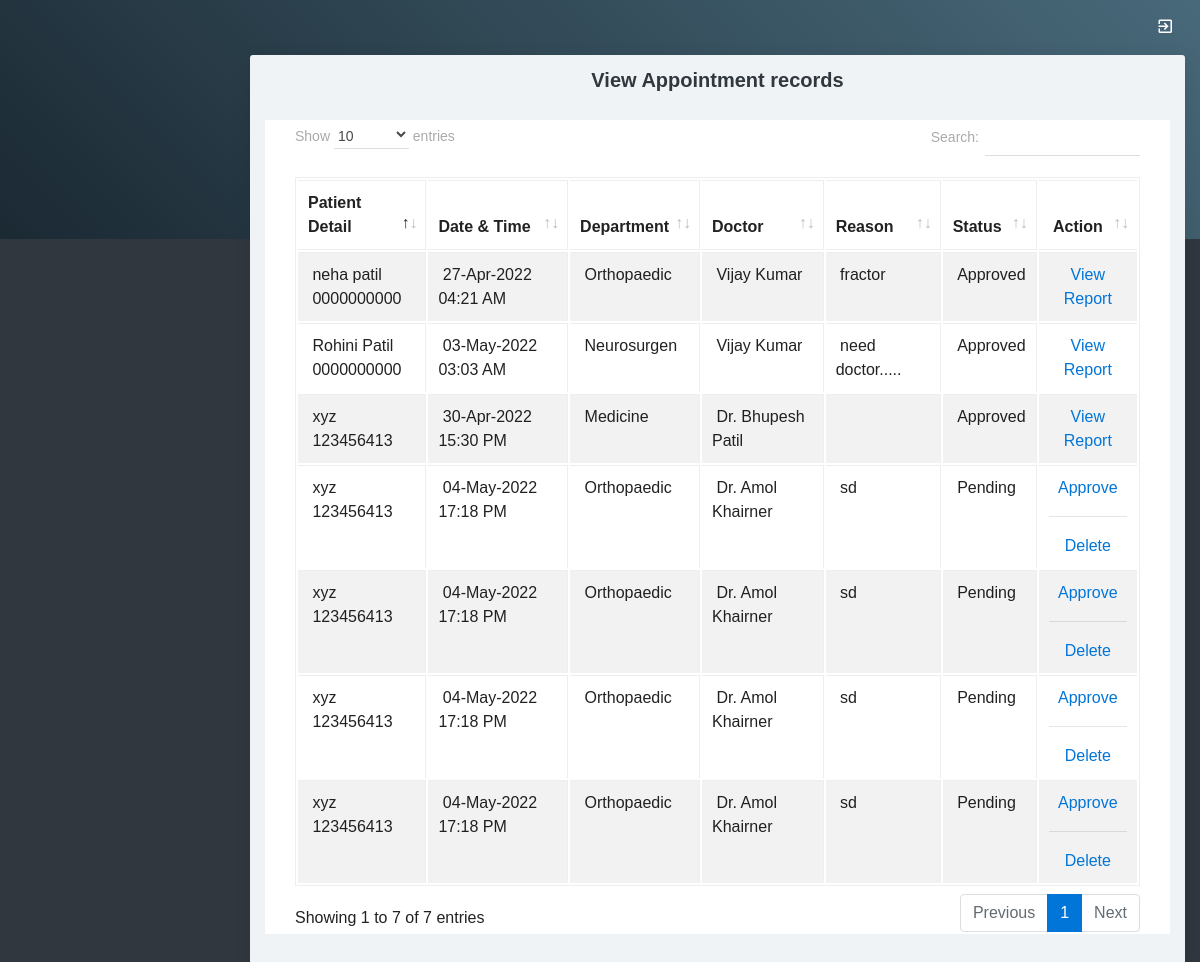
Page /Login/modules/viewappointment.php on the committed database.
### tables this page shows
CREATE TABLE `appointment` (
  `appointmentid` int(10) NOT NULL,
  `appointmenttype` varchar(25) NOT NULL,
  `patientid` int(10) NOT NULL,
  `roomid` int(10) NOT NULL,
  `departmentid` int(10) NOT NULL,
  `appointmentdate` date NOT NULL,
  `appointmenttime` time NOT NULL,
  `doctorid` int(10) NOT NULL,
  `status` varchar(10) NOT NULL,
  `app_reason` text NOT NULL
);

CREATE TABLE `patient` (
  `patientid` int(10) NOT NULL,
  `patientname` varchar(50) NOT NULL,
  `admissiondate` date NOT NULL,
  `admissiontime` time NOT NULL,
  `address` varchar(250) NOT NULL,
  `mobileno` varchar(15) NOT NULL,
  `city` varchar(25) NOT NULL,
  `pincode` varchar(20) NOT NULL,
  `loginid` varchar(50) NOT NULL,
  `password` varchar(25) NOT NULL,
  `bloodgroup` varchar(20) NOT NULL,
  `gender` varchar(10) NOT NULL,
  `dob` date NOT NULL,
  `status` varchar(10) NOT NULL
);

CREATE TABLE `department` (
  `departmentid` int(10) NOT NULL,
  `departmentname` varchar(100) NOT NULL,
  `description` text NOT NULL,
  `status` varchar(10) NOT NULL
);

CREATE TABLE `doctor` (
  `doctorid` int(10) NOT NULL,
  `doctorname` varchar(50) NOT NULL,
  `mobileno` varchar(15) NOT NULL,
  `departmentid` int(10) NOT NULL,
  `loginid` varchar(25) NOT NULL,
  `password` varchar(25) NOT NULL,
  `status` varchar(10) NOT NULL,
  `education` varchar(25) NOT NULL,
  `experience` float(11,1) NOT NULL,
  `consultancy_charge` float(10,2) NOT NULL
);

### Login/modules/viewappointment.php (the view, shortened to what this page needs)
<?php
include("adformheader.php");
include("dbconnection.php");
?>
<div class="container-fluid">
  <div class="block-header">
    <h2 class="text-center">View Appointment records</h2>
  </div>
<div class="card">
  <section class="container">
    <table class="table table-bordered table-striped table-hover js-basic-example dataTable">
      <thead>
        <tr>
          <th>Patient Detail</th>
          <th>Date & Time</th>
          <th>Department</th>
          <th>Doctor</th>
          <th>Reason</th>
          <th>Status</th>
          <th><div align="center">Action</div></th>
        </tr>
        </thead>
        <tbody>
          <?php
		$sql ="SELECT * FROM appointment WHERE (status !='')";
		$qsql = mysqli_query($con,$sql);
		while($rs = mysqli_fetch_array($qsql))
		{
			$sqlpat = "SELECT * FROM patient WHERE patientid='$rs[patientid]'";
			$qsqlpat = mysqli_query($con,$sqlpat);
			$rspat = mysqli_fetch_array($qsqlpat);
			$sqldept = "SELECT * FROM department WHERE departmentid='$rs[departmentid]'";
			$qsqldept = mysqli_query($con,$sqldept);
			$rsdept = mysqli_fetch_array($qsqldept);
			$sqldoc= "SELECT * FROM doctor WHERE doctorid='$rs[doctorid]'";
			$qsqldoc = mysqli_query($con,$sqldoc);
			$rsdoc = mysqli_fetch_array($qsqldoc);
        echo "<tr>
          <td>&nbsp;$rspat[patientname]<br>&nbsp;$rspat[mobileno]</td>
			 <td>&nbsp;" . date("d-M-Y",strtotime($rs[appointmentdate])) . " &nbsp; " . date("H:i A",strtotime($rs[appointmenttime])) . "</td>
		    <td>&nbsp;$rsdept[departmentname]</td>
			   <td>&nbsp;$rsdoc[doctorname]</td>
			    <td>&nbsp;$rs[app_reason]</td>
			    <td>&nbsp;$rs[status]</td>
          <td><div align='center'>";
		  if($rs[status] != "Approved")
		  {
				  if(!(isset($_SESSION[patientid])))
				  {
						  echo "<a href='appointmentapproval.php?editid=$rs[appointmentid]'>Approve</a><hr>";
				  }
				 echo "  <a href='viewappointment.php?delid=$rs[appointmentid]'>Delete</a>";
		  }
		  else
		  {
				echo "<a href='patientreport.php?patientid=$rs[patientid]&appointmentid=$rs[appointmentid]'>View Report</a>";
		  }
		 echo "</center></td></tr>";
		}
		?>
      </tbody>
    </table>
</section>
</div>
</div>
<?php
include("adformfooter.php");
?>

### rows in the picture
appointment: patientid.patientname "neha patil", patientid.mobileno "0000000000", appointmentdate "27-Apr-2022", appointmenttime "04:21 AM", departmentid.departmentname "Orthopaedic", doctorid.doctorname "Vijay Kumar", app_reason "fractor", status "Approved"
appointment: patientid.patientname "Rohini Patil", patientid.mobileno "0000000000", appointmentdate "03-May-2022", appointmenttime "03:03 AM", departmentid.departmentname "Neurosurgen", doctorid.doctorname "Vijay Kumar", app_reason "need doctor.....", status "Approved"
appointment: patientid.patientname "xyz", patientid.mobileno "123456413", appointmentdate "30-Apr-2022", appointmenttime "15:30 PM", departmentid.departmentname "Medicine", doctorid.doctorname "Dr. Bhupesh Patil", status "Approved"
appointment: patientid.patientname "xyz", patientid.mobileno "123456413", appointmentdate "04-May-2022", appointmenttime "17:18 PM", departmentid.departmentname "Orthopaedic", doctorid.doctorname "Dr. Amol Khairner", app_reason "sd", status "Pending"
appointment: patientid.patientname "xyz", patientid.mobileno "123456413", appointmentdate "04-May-2022", appointmenttime "17:18 PM", departmentid.departmentname "Orthopaedic", doctorid.doctorname "Dr. Amol Khairner", app_reason "sd", status "Pending"
appointment: patientid.patientname "xyz", patientid.mobileno "123456413", appointmentdate "04-May-2022", appointmenttime "17:18 PM", departmentid.departmentname "Orthopaedic", doctorid.doctorname "Dr. Amol Khairner", app_reason "sd", status "Pending"
appointment: patientid.patientname "xyz", patientid.mobileno "123456413", appointmentdate "04-May-2022", appointmenttime "17:18 PM", departmentid.departmentname "Orthopaedic", doctorid.doctorname "Dr. Amol Khairner", app_reason "sd", status "Pending"
